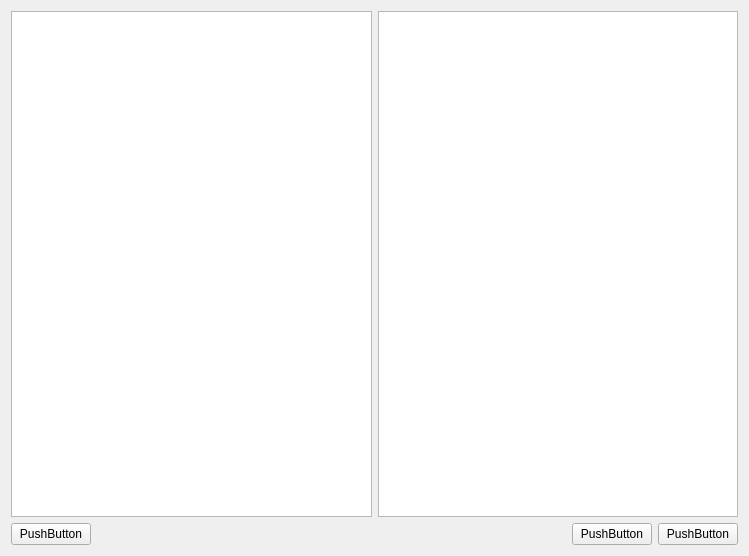
<?xml version="1.0" encoding="UTF-8"?>
<ui version="4.0">
 <class>Form</class>
 <widget class="QWidget" name="Form">
  <property name="geometry">
   <rect>
    <x>0</x>
    <y>0</y>
    <width>749</width>
    <height>556</height>
   </rect>
  </property>
  <property name="windowTitle">
   <string>Form</string>
  </property>
  <layout class="QHBoxLayout" name="horizontalLayout_3">
   <item>
    <layout class="QVBoxLayout" name="verticalLayout_2">
     <item>
      <widget class="QTreeView" name="treeView"/>
     </item>
     <item>
      <layout class="QHBoxLayout" name="horizontalLayout">
       <item>
        <widget class="QPushButton" name="pushButton">
         <property name="text">
          <string>PushButton</string>
         </property>
        </widget>
       </item>
       <item>
        <spacer name="horizontalSpacer">
         <property name="orientation">
          <enum>Qt::Horizontal</enum>
         </property>
         <property name="sizeHint" stdset="0">
          <size>
           <width>40</width>
           <height>20</height>
          </size>
         </property>
        </spacer>
       </item>
      </layout>
     </item>
    </layout>
   </item>
   <item>
    <layout class="QVBoxLayout" name="verticalLayout">
     <item>
      <widget class="QTableView" name="tableView"/>
     </item>
     <item>
      <layout class="QHBoxLayout" name="horizontalLayout_2">
       <item>
        <spacer name="horizontalSpacer_2">
         <property name="orientation">
          <enum>Qt::Horizontal</enum>
         </property>
         <property name="sizeHint" stdset="0">
          <size>
           <width>40</width>
           <height>20</height>
          </size>
         </property>
        </spacer>
       </item>
       <item>
        <widget class="QPushButton" name="pushButton_3">
         <property name="text">
          <string>PushButton</string>
         </property>
        </widget>
       </item>
       <item>
        <widget class="QPushButton" name="pushButton_2">
         <property name="text">
          <string>PushButton</string>
         </property>
        </widget>
       </item>
      </layout>
     </item>
    </layout>
   </item>
  </layout>
 </widget>
 <resources/>
 <connections/>
</ui>
